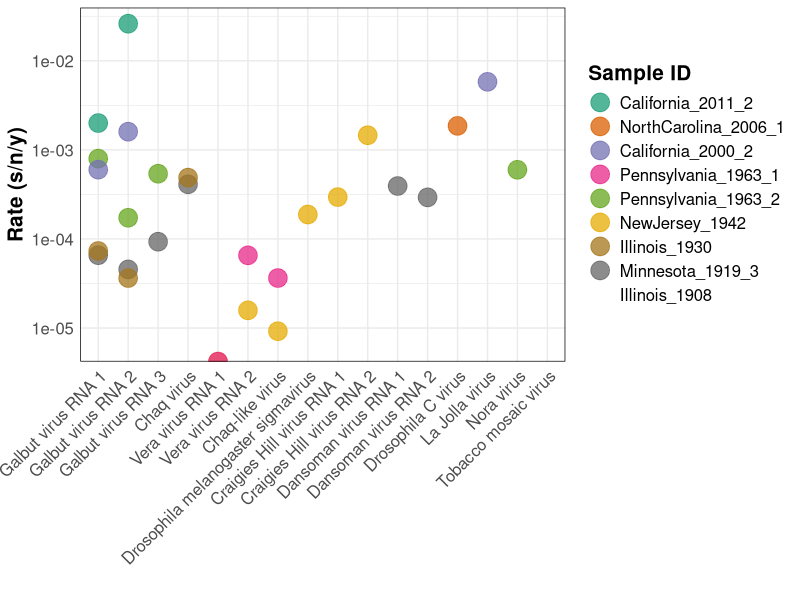
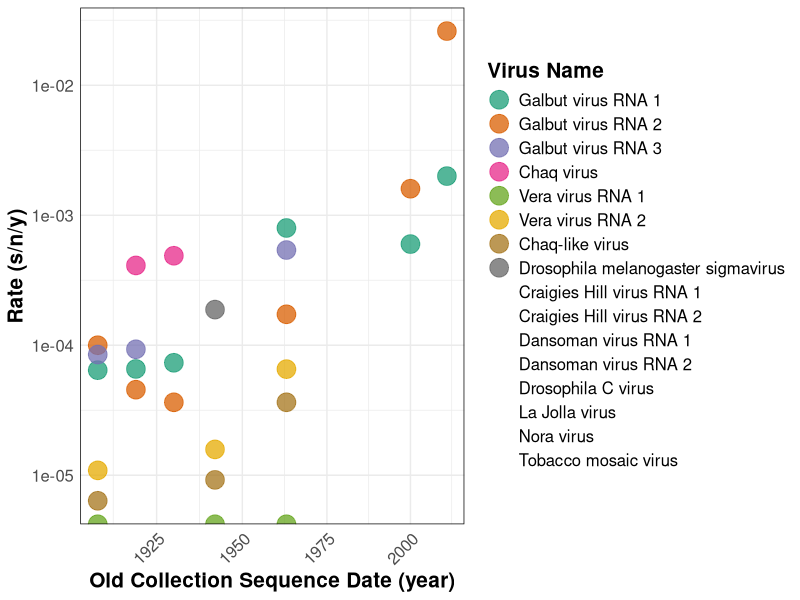
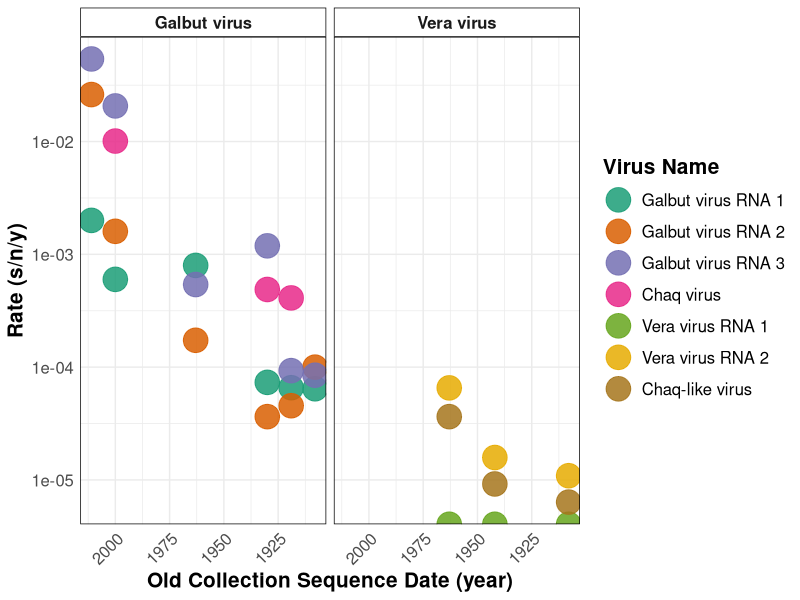
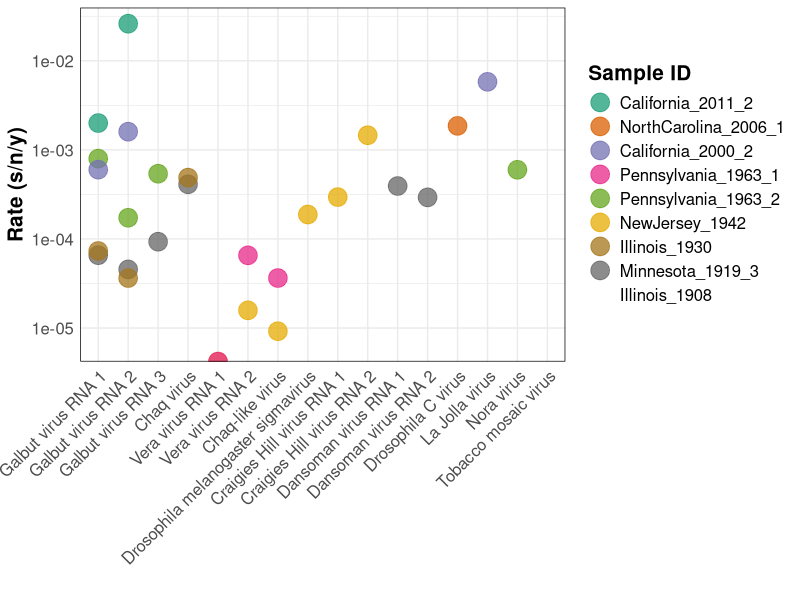
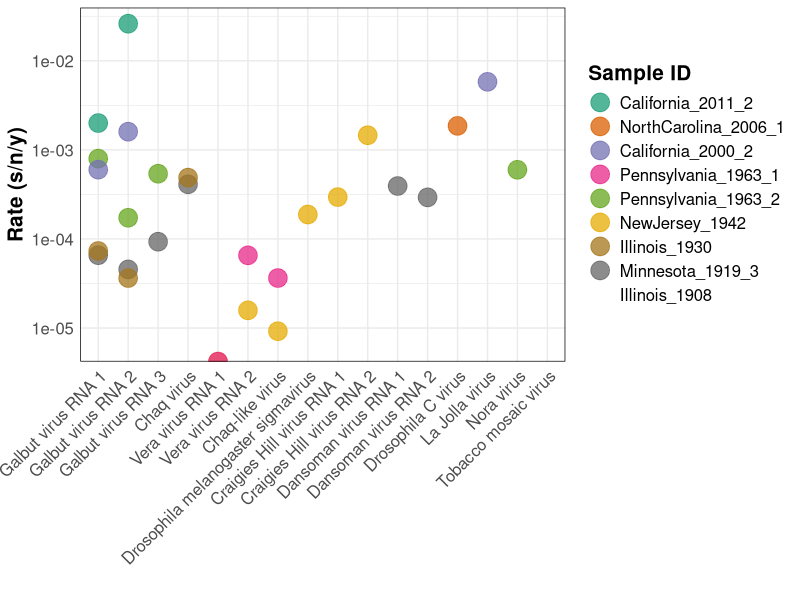
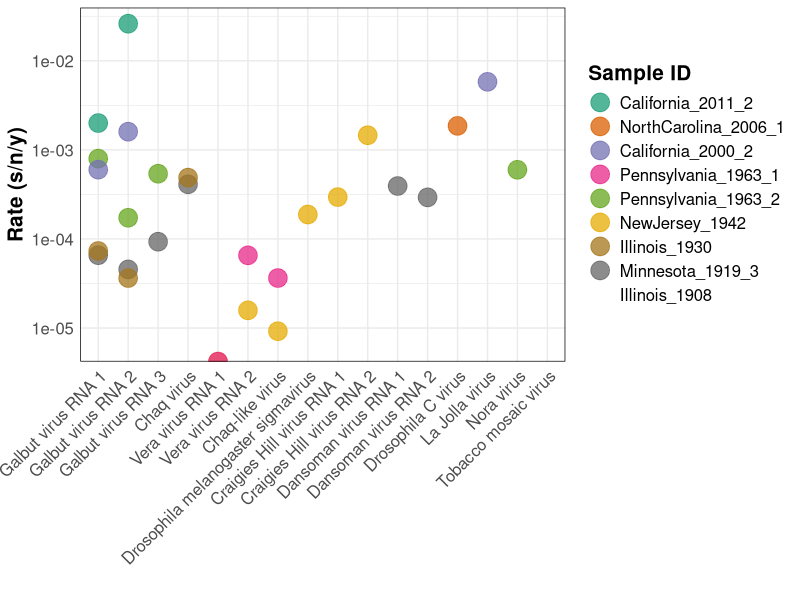
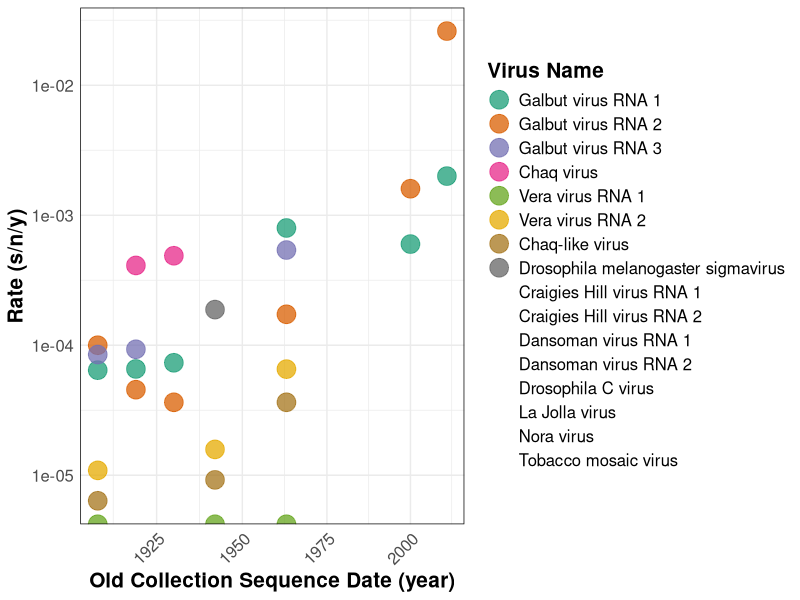
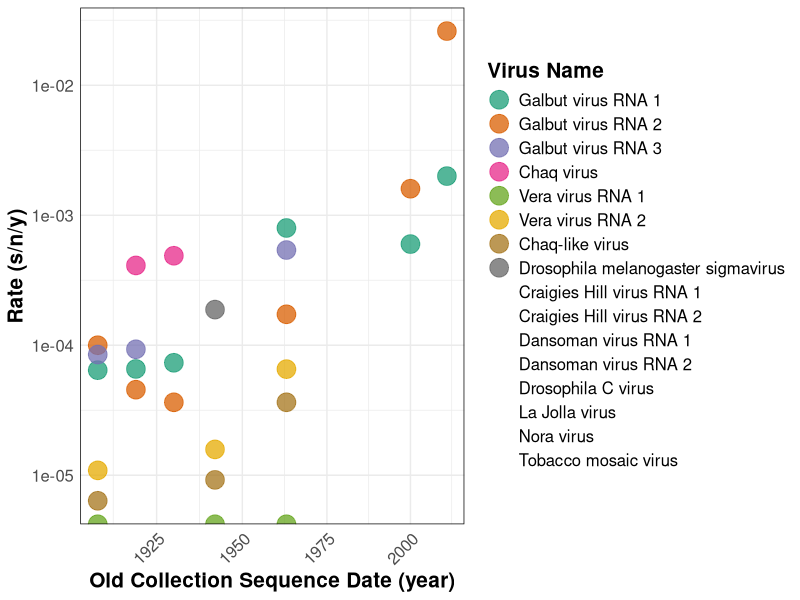

These figures' R source, in order:
# This script generates figures to visualize the different estimated evolutionary
# rates for the viruses described in this study.

library(tidyverse)
library(RColorBrewer)
library(svglite)

rates <- read_csv("metadata/rates_data.csv")

rates2 <- rates %>% 
  mutate(virus = factor(virus, levels = c("Galbut virus RNA 1", "Galbut virus RNA 2", 
                                          "Galbut virus RNA 3", "Chaq virus", 
                                          "Vera virus RNA 1", "Vera virus RNA 2", 
                                          "Chaq-like virus", 
                                          "Drosophila melanogaster sigmavirus", 
                                          "Craigies Hill virus RNA 1", 
                                          "Craigies Hill virus RNA 2", 
                                          "Dansoman virus RNA 1", "Dansoman virus RNA 2", 
                                          "Drosophila C virus", "La Jolla virus",
                                          "Nora virus", "Tobacco mosaic virus"))) %>% 
  mutate(sample_id = factor(sample_id, levels = c("California_2011_2", 
                                                  "NorthCarolina_2006_1", 
                                                  "California_2000_2", 
                                                  "Pennsylvania_1963_1", 
                                                  "Pennsylvania_1963_2", 
                                                  "NewJersey_1942", "Illinois_1930", 
                                                  "Minnesota_1919_3", "Illinois_1908")))

rate_plot <- ggplot(filter(rates2, percent_nucleotide_similarity >= 90), aes(x = virus, y = rate)) +
#  scale_color_viridis() +
  geom_point(aes(color = sample_id), size = 6, alpha = 0.75) +
  scale_color_brewer(palette = "Dark2") +
  scale_y_log10() +
  theme_minimal(base_size = 11) +
  theme(panel.border = element_rect(linetype = "solid", fill = NA),
        strip.background = element_rect(colour = "black", fill = "white"),
        axis.title = element_text(face = "bold"),
        legend.title = element_text(face = "bold"),
        strip.text = element_text(face = "bold"),
        #        axis.text = element_text(face = "bold"),
        text = element_text(size = 15),
        axis.text.x = element_text(angle = 45, hjust = 1, vjust = 1)) +
  labs(x = "", y = "Rate (s/n/y)", color = "Sample ID")

rate_plot
ggsave("plots/rates.pdf", units = "in", width = 10, height = 8)
ggsave("plots/rates.svg", units = "in", width = 10, height = 8)
ggsave("plots/rates.jpg", units = "in", width = 10, height = 8)

# rate as a function of time
rate_v_time <- ggplot(filter(rates2, percent_nucleotide_similarity >= 90), aes(x = year, y = rate)) +
  geom_point(aes(color = virus), size = 6, alpha = 0.75) +
  scale_color_brewer(palette = "Dark2") +
  scale_y_log10() +
  scale_x_log10() +
  theme_minimal(base_size = 11) +
  theme(panel.border = element_rect(linetype = "solid", fill = NA),
        strip.background = element_rect(colour = "black", fill = "white"),
        axis.title = element_text(face = "bold"),
        legend.title = element_text(face = "bold"),
        strip.text = element_text(face = "bold"),
        #        axis.text = element_text(face = "bold"),
        text = element_text(size = 15),
        axis.text.x = element_text(angle = 45, hjust = 1, vjust = 1)) +
  labs(x = "Old Collection Sequence Date (year)", y = "Rate (s/n/y)", color = "Virus Name")

rate_v_time
ggsave("plots/rate_v_time.pdf", units = "in", width = 10, height = 8)
ggsave("plots/rate_v_time.svg", units = "in", width = 10, height = 8)
ggsave("plots/rate_v_time.jpg", units = "in", width = 10, height = 8)

# rate as time, without single virus sequences
rates3 <- rates2 %>% 
  filter(virus %in% c("Galbut virus RNA 1", "Galbut virus RNA 2", 
                      "Galbut virus RNA 3", "Chaq virus", "Vera virus RNA 1", 
                      "Vera virus RNA 2", "Chaq-like virus")) %>% 
  mutate(parent_virus = str_sub(virus, 1, 6),
         parent_virus = str_replace(parent_virus, "Vera v", "Vera virus"),
         parent_virus = str_replace(parent_virus, "Galbut", "Galbut virus"),
         parent_virus = str_replace(parent_virus, "Chaq v", "Galbut virus"),
         parent_virus = str_replace(parent_virus, "Chaq-l", "Vera virus"))
  
rate_v_time2 <- ggplot(rates3, aes(x = year, y = rate)) +
  geom_point(aes(color = virus), size = 8, alpha = 0.85) +
  scale_color_brewer(palette = "Dark2") +
  scale_y_log10() +
  scale_x_reverse() +
  facet_wrap(~ parent_virus) +
  theme_minimal(base_size = 11) +
  theme(panel.border = element_rect(linetype = "solid", fill = NA),
        strip.background = element_rect(colour = "black", fill = "white"),
        axis.title = element_text(face = "bold"),
        legend.title = element_text(face = "bold"),
        strip.text = element_text(face = "bold"),
        #        axis.text = element_text(face = "bold"),
        text = element_text(size = 15),
        axis.text.x = element_text(angle = 45, hjust = 1, vjust = 1)) +
  labs(x = "Old Collection Sequence Date (year)", y = "Rate (s/n/y)", color = "Virus Name")

rate_v_time2
ggsave("plots/Supplemental5/rate_v_time2.pdf", units = "in", width = 10, height = 8)
ggsave("plots/Supplemental5/rate_v_time2.svg", units = "in", width = 10, height = 8)
ggsave("plots/Supplemental5/rate_v_time2.jpg", units = "in", width = 10, height = 8)
